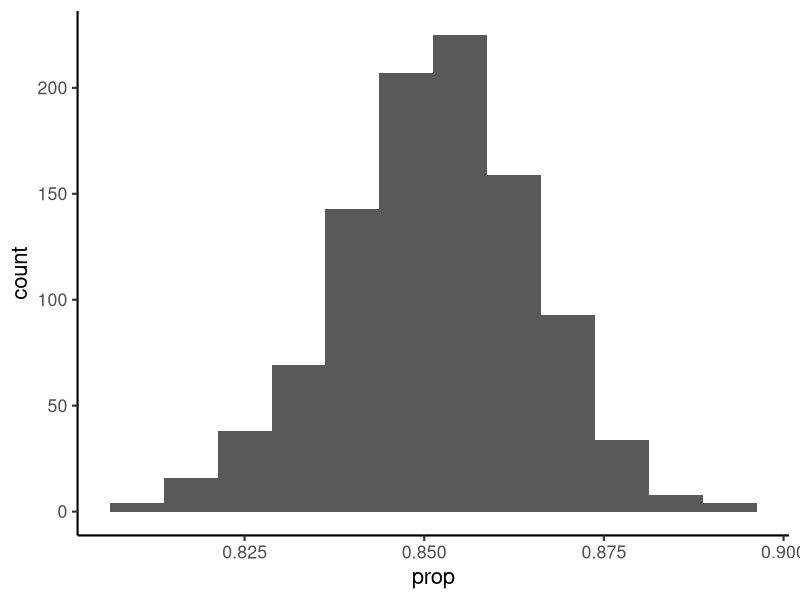
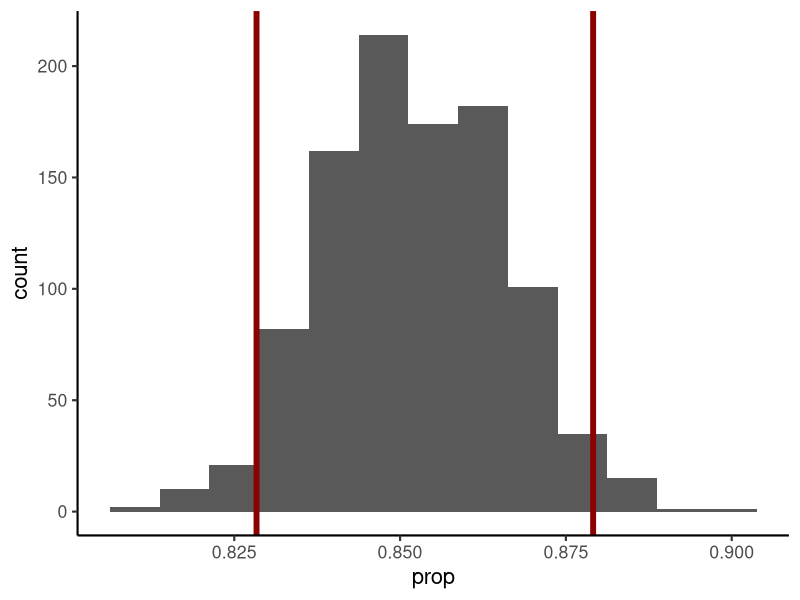
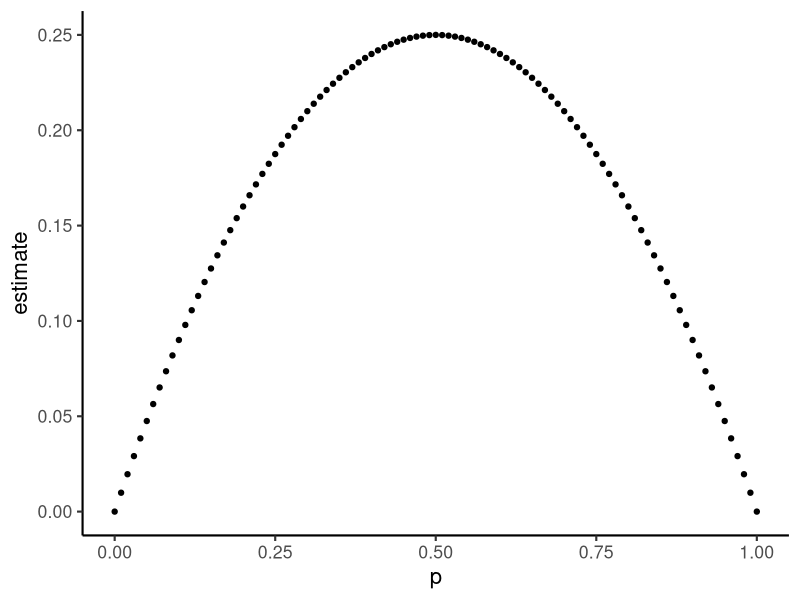
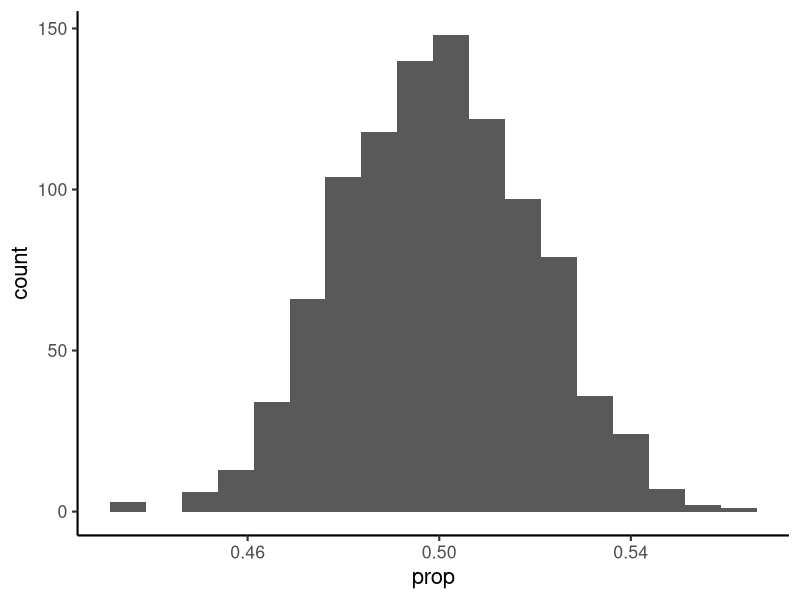

Reproduce these figures in R, in order.
## ---- chunk 1
library(tidyverse)

theme_set(theme_classic(base_size = 16))
## ---- chunk 2
correct <- 571
incorrect <- 99
N <- correct + incorrect


p <- correct/N
p
## ---- chunk 3
sample_prop<- function(){
  hypothetical_sample <- rbinom(N, 1, p) 
  mean(hypothetical_sample)
}

x <- sample_prop()
x
## ---- chunk 4
sample_distribution <- data_frame(sample = 1:1000,
                           prop = replicate(1000, sample_prop()))

ggplot(sample_distribution, aes(x = prop)) + 
  geom_histogram(binwidth = .0075)
## ---- chunk 5
sample_distribution <- data_frame(sample = 1:1000,
                           prop = replicate(1000, sample_prop()))

pop_prop_estimate <- mean(sample_distribution$prop)
pop_prop_estimate

sample_prop_sd <- sd(sample_distribution$prop)
sample_prop_sd

predicted_prop_sd <- sqrt((correct / N) * (incorrect / N) / N)
predicted_prop_sd
## ---- chunk 6
sample_distribution <- data_frame(sample = 1:1000,
                           prop = replicate(1000, sample_prop()))


ggplot(sample_distribution, aes(x = prop)) + 
  geom_histogram(binwidth = .0075) + 
  geom_vline(aes(xintercept = quantile(sample_distribution$prop,.025)), 
             color = "darkred", size = 2) +
  geom_vline(aes(xintercept = quantile(sample_distribution$prop,.975)), 
             color = "darkred", size = 2)

## ---- chunk 7
sample_distribution <- data_frame(sample = 1:1000,
                           prop = replicate(1000, sample_prop()))

sample_prop_quantiles <- quantile(sample_distribution$prop, probs = c(.025, .975))
sample_prop_quantiles


predicted_mean_quantiles <- c((correct / N) - 1.96 * 
                                sqrt((correct / N) *(incorrect / N) / N),
                              (correct / N) + 1.96 *
                                sqrt((correct / N) *(incorrect / N) / N))

predicted_mean_quantiles
## ---- chunk 8

p_check <- data_frame(p = seq(0, 1, .01)) %>%
  mutate(estimate = p * (1-p))

head(p_check)

ggplot(data = p_check, aes(x = p, y = estimate)) +
  geom_point()

## ---- chunk 9
sample_prop<- function(prop) {
  hypothetical_sample <- rbinom(N, 1, prop) 
  mean(hypothetical_sample)
}
sample_prop(.5)
## ---- chunk 10
null_distribution <- data_frame(sample = 1:1000,
                         prop = replicate(1000, sample_prop(.5)))

ggplot(null_distribution, aes(x = prop)) + 
  geom_histogram(binwidth = .0075)


null_quantiles <- quantile(null_distribution$prop, probs = c(.025, .975))
null_quantiles
## ---- chunk 11
chance_p <- .8

null_correct <- chance_p * N
null_incorrect <- (1-chance_p) * N


predicted_null_quantiles <- c((null_correct / N) - 1.96 * 
                                sqrt((null_correct / N) * (null_incorrect / N) / N),
                              (null_correct / N) + 1.96 * 
                                sqrt((null_correct / N) * (null_incorrect / N) / N))

predicted_null_quantiles

